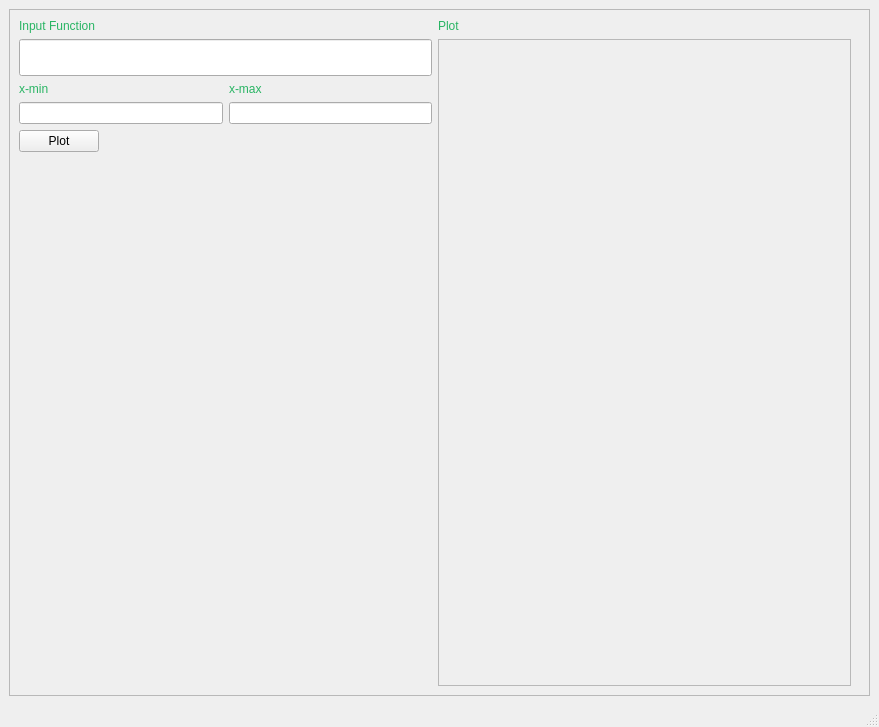
<?xml version="1.0" encoding="UTF-8"?>
<ui version="4.0">
 <class>MainWindow</class>
 <widget class="QMainWindow" name="MainWindow">
  <property name="geometry">
   <rect>
    <x>0</x>
    <y>0</y>
    <width>879</width>
    <height>727</height>
   </rect>
  </property>
  <property name="windowTitle">
   <string>MainWindow</string>
  </property>
  <widget class="QWidget" name="centralwidget">
   <layout class="QHBoxLayout" name="horizontalLayout">
    <item>
     <widget class="QFrame" name="frame_2">
      <property name="enabled">
       <bool>true</bool>
      </property>
      <property name="sizePolicy">
       <sizepolicy hsizetype="Expanding" vsizetype="Expanding">
        <horstretch>0</horstretch>
        <verstretch>0</verstretch>
       </sizepolicy>
      </property>
      <property name="layoutDirection">
       <enum>Qt::LeftToRight</enum>
      </property>
      <property name="autoFillBackground">
       <bool>true</bool>
      </property>
      <property name="frameShape">
       <enum>QFrame::StyledPanel</enum>
      </property>
      <property name="frameShadow">
       <enum>QFrame::Raised</enum>
      </property>
      <layout class="QVBoxLayout" name="verticalLayout_4">
       <property name="sizeConstraint">
        <enum>QLayout::SetDefaultConstraint</enum>
       </property>
       <item>
        <layout class="QHBoxLayout" name="horizontalLayout_2">
         <property name="sizeConstraint">
          <enum>QLayout::SetDefaultConstraint</enum>
         </property>
         <property name="rightMargin">
          <number>9</number>
         </property>
         <item>
          <layout class="QVBoxLayout" name="verticalLayout_2">
           <item>
            <widget class="QLabel" name="label">
             <property name="sizePolicy">
              <sizepolicy hsizetype="Preferred" vsizetype="Minimum">
               <horstretch>0</horstretch>
               <verstretch>0</verstretch>
              </sizepolicy>
             </property>
             <property name="styleSheet">
              <string notr="true">QFrame{
	font: 18pt &quot;MS Shell Dlg 2&quot;;
	color: rgb(40, 180, 99);
}</string>
             </property>
             <property name="text">
              <string>Input Function </string>
             </property>
             <property name="textFormat">
              <enum>Qt::PlainText</enum>
             </property>
            </widget>
           </item>
           <item>
            <widget class="QLineEdit" name="lineEdit">
             <property name="minimumSize">
              <size>
               <width>0</width>
               <height>37</height>
              </size>
             </property>
            </widget>
           </item>
           <item>
            <layout class="QHBoxLayout" name="horizontalLayout_3">
             <item>
              <layout class="QVBoxLayout" name="verticalLayout">
               <item>
                <widget class="QLabel" name="label_2">
                 <property name="styleSheet">
                  <string notr="true">QFrame{
	font: 12pt &quot;MS Shell Dlg 2&quot;;
	color: rgb(40, 180, 99);
}</string>
                 </property>
                 <property name="text">
                  <string>x-min</string>
                 </property>
                </widget>
               </item>
               <item>
                <widget class="QLineEdit" name="lineEdit_2">
                 <property name="text">
                  <string/>
                 </property>
                </widget>
               </item>
              </layout>
             </item>
             <item>
              <layout class="QVBoxLayout" name="verticalLayout_3">
               <item>
                <widget class="QLabel" name="label_3">
                 <property name="styleSheet">
                  <string notr="true">QFrame{
	font: 12pt &quot;MS Shell Dlg 2&quot;;
	color: rgb(40, 180, 99);
}</string>
                 </property>
                 <property name="text">
                  <string>x-max</string>
                 </property>
                </widget>
               </item>
               <item>
                <widget class="QLineEdit" name="lineEdit_3">
                 <property name="text">
                  <string/>
                 </property>
                </widget>
               </item>
              </layout>
             </item>
            </layout>
           </item>
           <item>
            <widget class="QPushButton" name="pushButton">
             <property name="sizePolicy">
              <sizepolicy hsizetype="Maximum" vsizetype="Fixed">
               <horstretch>0</horstretch>
               <verstretch>0</verstretch>
              </sizepolicy>
             </property>
             <property name="text">
              <string>Plot</string>
             </property>
             <property name="iconSize">
              <size>
               <width>32</width>
               <height>16</height>
              </size>
             </property>
            </widget>
           </item>
           <item>
            <spacer name="verticalSpacer">
             <property name="orientation">
              <enum>Qt::Vertical</enum>
             </property>
             <property name="sizeHint" stdset="0">
              <size>
               <width>20</width>
               <height>40</height>
              </size>
             </property>
            </spacer>
           </item>
          </layout>
         </item>
         <item>
          <layout class="QVBoxLayout" name="verticalLayout_5">
           <item>
            <widget class="QLabel" name="label_4">
             <property name="styleSheet">
              <string notr="true">QFrame{
	font: 18pt &quot;MS Shell Dlg 2&quot;;
	color: rgb(40, 180, 99);
}</string>
             </property>
             <property name="text">
              <string>Plot</string>
             </property>
            </widget>
           </item>
           <item>
            <widget class="QFrame" name="frame_3">
             <property name="sizePolicy">
              <sizepolicy hsizetype="Expanding" vsizetype="Expanding">
               <horstretch>0</horstretch>
               <verstretch>0</verstretch>
              </sizepolicy>
             </property>
             <property name="frameShape">
              <enum>QFrame::StyledPanel</enum>
             </property>
             <property name="frameShadow">
              <enum>QFrame::Raised</enum>
             </property>
            </widget>
           </item>
          </layout>
         </item>
        </layout>
       </item>
      </layout>
     </widget>
    </item>
   </layout>
  </widget>
  <widget class="QMenuBar" name="menubar">
   <property name="geometry">
    <rect>
     <x>0</x>
     <y>0</y>
     <width>879</width>
     <height>21</height>
    </rect>
   </property>
  </widget>
  <widget class="QStatusBar" name="statusbar"/>
 </widget>
 <resources/>
 <connections/>
</ui>
